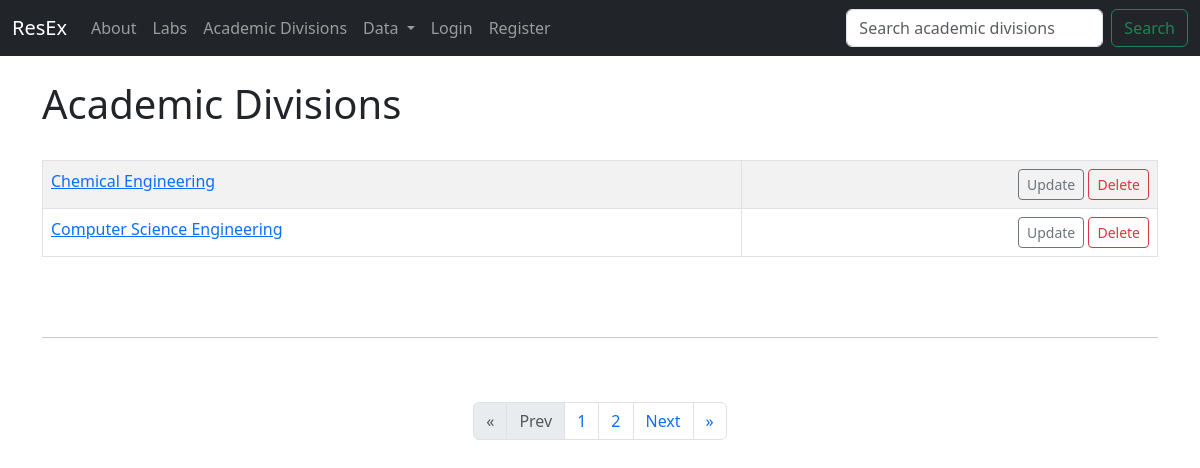
The page /list_acad_divs on the database as committed earlier.
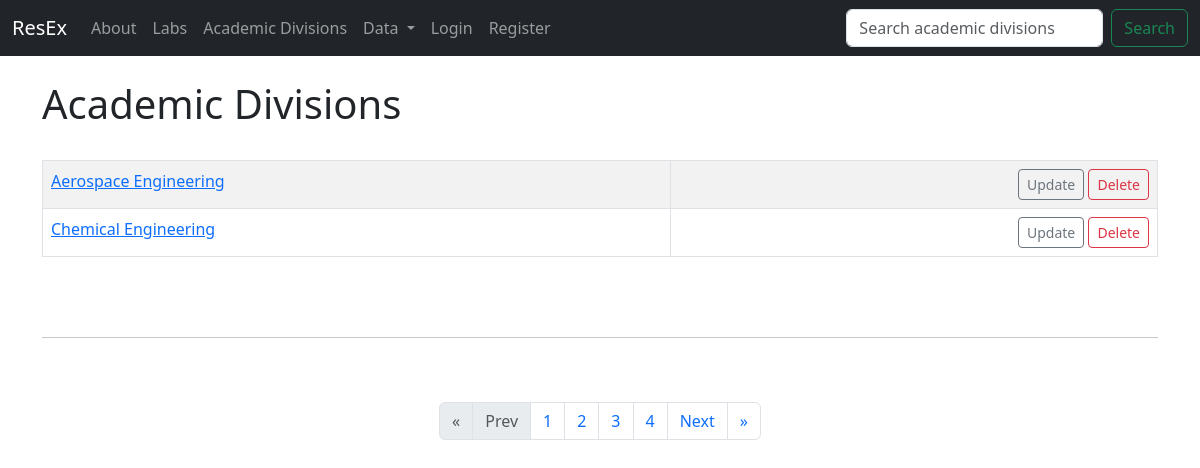
The same page on the database as committed later.
### labs/models.py (models this page shows)
class Academic_Division(models.Model):
	DEPARTMENT = 'Department'
	SCHOOL = 'School'
	INTERDISCIPLINARY_PROGRAM = 'Interdisciplinary Program'
	CENTRE = 'Centre'
	acad_div_type_CHOICES = [(DEPARTMENT, 'Department'),(SCHOOL, 'School'),	(INTERDISCIPLINARY_PROGRAM, 'Interdisciplinary Program'),(CENTRE, 'Centre'),]
	name = models.CharField('Academic Division Name', max_length=256)
	acad_div_type = models.CharField('Academic Division Type',max_length=28,choices=acad_div_type_CHOICES,default=DEPARTMENT,) # Dept, school, IDP, centers
	web = models.URLField('Website address')
	email = models.EmailField('Email Address', max_length=128, blank=True)
	def __str__(self):
		return self.name

### labs/views.py (the view)
# urls.py: path('list_acad_divs',views.list_acad_divs, name="list-acad-divs"),
def list_acad_divs(request):
	pag = Paginator(Academic_Division.objects.all().order_by('name'), AD_PER_PAGE)
	page =request.GET.get('page')
	acad_divs = pag.get_page(page)
	nums = "a"*acad_divs.paginator.num_pages
	return render(request, 'labs/acad_div_list.html',
		{'acad_divs':acad_divs,
		'nums':nums})
	return render(request, 'labs/acad_div_list.html',
		{'acad_div_list':acad_div_list})

### labs/templates/labs/acad_div_list.html
{% extends "labs/base.html" %}
{% block content %}
	<h1>Academic Divisions</h1>
	<br>
	<table class="table table-hover table-bordered table-striped">
		{% for acad_div in acad_divs %}
		<tr>
			<td>
				<a href="{% url 'show-acad-div' acad_div.id %}">{{ acad_div }}</a>
			</td>
			<td align="right">
				<a href="{% url 'update-acad-div' acad_div.id %}"
				class="btn btn-outline-secondary btn-sm">Update</a>
				<a href="{% url 'delete-acad-div' acad_div.id %}"
				class="btn btn-outline-danger btn-sm">Delete</a>
			</td>
		</tr>
		{% endfor %}
	</table>
<br><br>
	<hr><br><br>
<nav aria-label="Page navigation example">
  <ul class="pagination justify-content-center">
	{% if acad_divs.has_previous %}
		<li class="page-item"><a class="page-link" href="?page=1">&laquo</a></li>
		<li class="page-item"><a class="page-link" href="?page={{ acad_divs.previous_page_number }}"> Prev</a></li>
	{% elif not acad_divs.has_previous %}
			 <li class="page-item disabled"><a class="page-link" href="#">&laquo</a></li>
            <li class="page-item disabled"><a class="page-link" href="#">Prev</a></li>
	{% endif %}
	{% for i in nums %}
	<li class="page-item"><a class="page-link" href="?page={{ forloop.counter }}">{{ forloop.counter }}</a></li>
	{% endfor %}
	{% if acad_divs.has_next %}
	<li class="page-item"><a class="page-link" href="?page={{ acad_divs.next_page_number }}">Next</a></li>
	<li class="page-item"><a class="page-link" href="?page={{ acad_divs.paginator.num_pages }}">&raquo</a></li>
	{% elif not acad_divs.has_next %}
			 <li class="page-item disabled"><a class="page-link" href="#">Next</a></li>
            <li class="page-item disabled"><a class="page-link" href="#">&raquo</a></li>
	{% endif %}
  </ul>
</nav>
{% endblock %}

Rows that differ between the two databases and show on the page:
no longer on this page (row unchanged): Academic_Division: name "Computer Science Engineering"
added Academic_Division: name "Aerospace Engineering"
Other text that changed with them:
new list line: "3"
new list line: "4"
